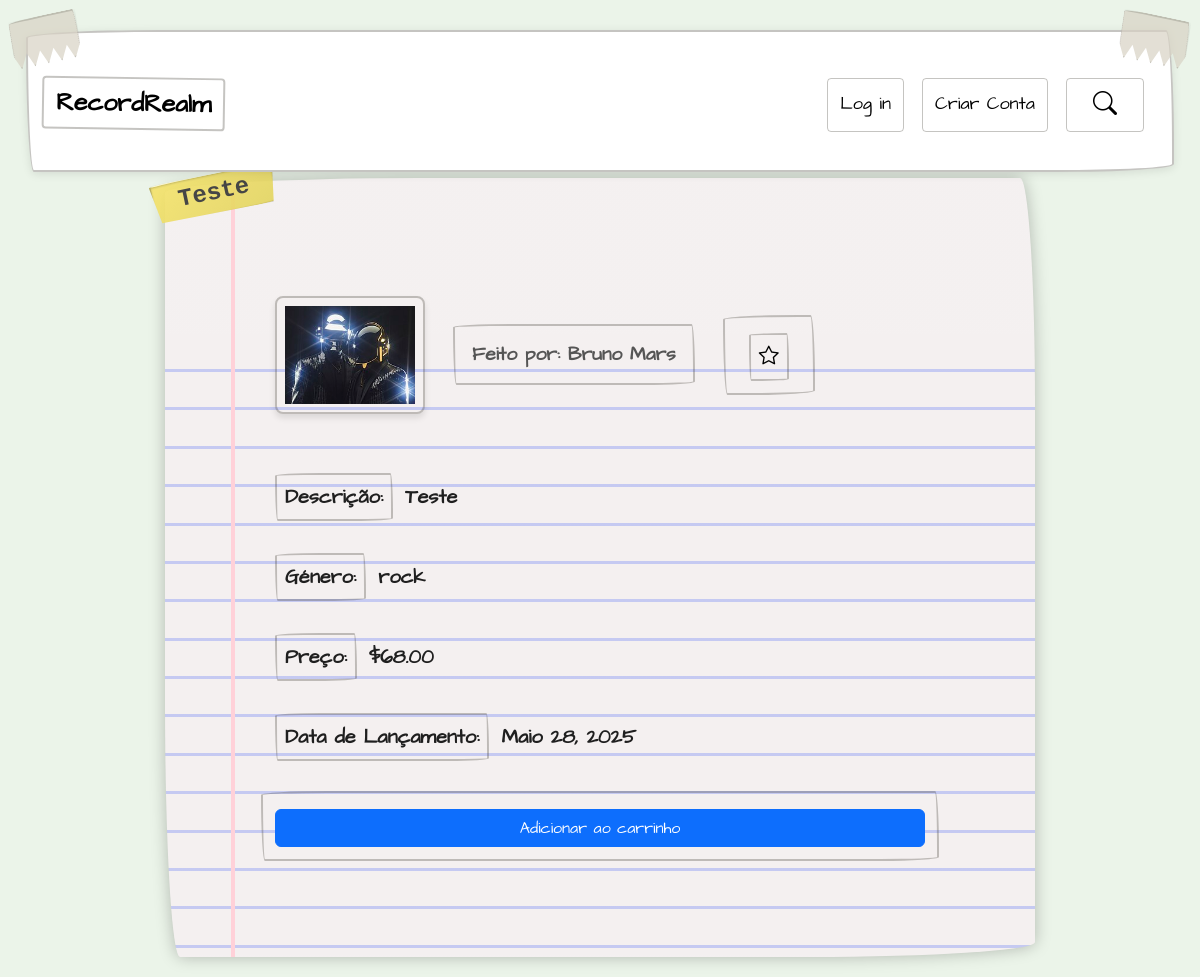
The app's page /album/6/ with its own data.
### core/models.py (models this page shows, shortened)
class Album(models.Model):
    GENRE_CHOICES = [
        ('rock', 'Rock'),
        ('pop', 'Pop'),
        ('jazz', 'Jazz'),
        ('classico', 'Clássica'),
        ('hip_hop', 'Hip Hop'),
        ('eletronica', 'Eletrônica'),
    ]
    id_album = models.AutoField(primary_key=True)
    nome = models.CharField(max_length=255)
    breve_descricao = models.TextField(null=True, blank=True)
    descricao = models.TextField()
    genero = models.CharField(max_length=50, choices=GENRE_CHOICES)
    preco = models.DecimalField(max_digits=10, decimal_places=2)
    data_de_lancamento = models.DateField()
    imagem = models.ImageField(upload_to='albums/', null=True, blank=True)
    artista = models.ForeignKey(Artist, on_delete=models.CASCADE, default=1)
    favorito = models.ManyToManyField(User, related_name='album_favorito', blank=True)

class Artist(models.Model):
    id_artista = models.AutoField(primary_key=True)
    nome = models.CharField(max_length=255)
    descricao = models.TextField(null=True, blank=True)
    data_nascimento = models.DateField()
    data_falecimento = models.DateField(null=True, blank=True)
    imagem = models.ImageField(upload_to='artistas/', null=True, blank=True)
    favorito = models.ManyToManyField(User, related_name='artista_favorito', blank=True)
    def __str__(self):
        return self.nome

### core/views.py (the view)
# urls.py: path('album/<int:id_album>/', views.album_detail, name='album_detail'),
def album_detail(request, id_album):
    album = get_object_or_404(Album, id_album=id_album)
    return render(request, 'core/album_detail.html', {'album': album})

### core/templates/core/album_detail.html (shortened to what this page needs)
{% extends 'core/base.html' %}
{% block content %}
<div class="caixa-perfil paper">
    <div class="album-container label">
        <img class="img" src="{{ album.imagem.url }}" alt="{{ album.nome }}" />
        <div class="detalhes_album">
            <h1 class="fita">{{ album.nome }}</h1>
            <h2 class="nome_artista label">Feito por: {{ album.artista }}</h2>
        </div>
    <form method="post" action="{% url 'toggle_album_favorito' album.id_album %}">
            <button type="submit" class="favorite-button" style="background: none; border: none;">
                {% if user in album.favorito.all %}
                    <i class="bi bi-star-fill" style="color: gold;"></i>
                {% else %}
                    <i class="bi bi-star"></i>
                {% endif %}
            </button>
    </form>
    </div>
    <p class="label"><strong>Descrição:</strong> {{ album.descricao }}</p>
    <p class="label"><strong>Género:</strong> {{ album.genero }}</p>
    <p class="label"><strong>Preço:</strong> ${{ album.preco }}</p>
    <p class="label"><strong>Data de Lançamento:</strong> {{ album.data_de_lancamento }}</p>
    <form action="" method="post">
        <button type="submit" class="btn btn-primary">Adicionar ao carrinho</button>
    </form>
</div>
{% endblock %}

### core/static/css/style.css (style rules this page uses)
body { background: #ebf4e9; margin: 0; padding: 20px; display: flex; justify-content: center; flex-direction: column; }
*:not(html):not(body) { font-family: 'Handwritten', cursive; font-size: 1.25rem; padding: 0.5rem 0.5rem; margin: .5rem .25rem .25rem; outline: none; border-radius: 255px 15px 225px 15px/15px 225px 15px 255px; border: solid 0.1em #4140344E; }
form { display: flex; flex-direction: column; gap: 10px; }
.label { font-weight: bold; margin-bottom: 5px; border-color: transparent; }
:root { --main-line-color: hsl(234, 62%, 86%); --side-line-color: hsl(350, 100%, 91%); --paper-color: hsl(0, 15%, 95%); --ink-color: hsl(0, 0%, 12%); --line-thickness: 3px; --top-space: 4lh; --pink: #ecb2ba; --pink-dark: #c6939a; --tape-gray: #dbd8be; --tape-edge-gray: #b7b49d; --transparent: rgba(255, 255, 255, 0); }
.paper { background: var(--paper-color); margin: 2rem; padding: calc(var(--top-space) - 0.5lh) 3rem 1rem 5.5rem; font-size: 1.5rem; line-height: 1.6; color: var(--ink-color); background-image: linear-gradient( 90deg, transparent, transparent 4rem, var(--side-line-color) 4rem, var(--side-line-color) 4.25rem, transparent 4.25rem ), linear-gradient( var(--paper-color), var(--paper-color) var(--top-space), transparent var(--top-space) ), repeating-linear-gradient( transparent, transparent calc(1lh - var(--line-thickness)), var(--main-line-color) calc(1lh - var(--line-thickness)), var(--main-line-color) 1lh, transparent 1lh ); box-shadow: 0 0 1rem rgb(0 0 0 / 0.25); --bs-card-border-color: rgb(255 255 255 255); display: flex; flex-wrap: wrap; justify-content: space-between; margin: -12px; margin: auto; width: 75%; padding: 10px; }
.caixa-perfil { position: relative; max-width: 100%; margin-right: auto; padding: 90px; display: flex; flex-direction: column; gap: 15px; border-color: transparent; }
:root { --tape-gray: #d8d2c4; --tape-edge-gray: #b5b0a6; }
.fita { font-size: 1.5rem; position: absolute; top: -15px; left: -20px; padding: 5px 25px; background: linear-gradient(145deg, #f5e36b, #e3d45f); color: #333; font-weight: bold; font-family: 'Courier New', Courier, monospace; box-shadow: inset 0 1px 2px rgba(0,0,0,0.2), 2px 2px 5px rgba(0,0,0,0.3); transform: rotate(-12deg); clip-path: polygon(0 0, 100% 5%, 95% 100%, 5% 95%); opacity: 0.9; border-top: 1px solid rgba(255,255,255,0.7); border-bottom: 1px solid rgba(0,0,0,0.1); z-index: inherit; }
.album-container { display: flex; align-items: center; gap: 20px; margin-bottom: 20px; }
.img { max-width: 150px; height: auto; border-radius: 8px; box-shadow: 0 4px 6px rgba(0, 0, 0, 0.1); }
.detalhes_album { display: flex; flex-direction: column; }
.nome_artista { margin: 0; font-size: 1.2rem; color: #555; }

### records on screen
Album: imagem (picture), nome "Teste", artista "Bruno Mars", descricao "Teste", genero "rock", preco "68.00", data_de_lancamento "Maio 28, 2025"
